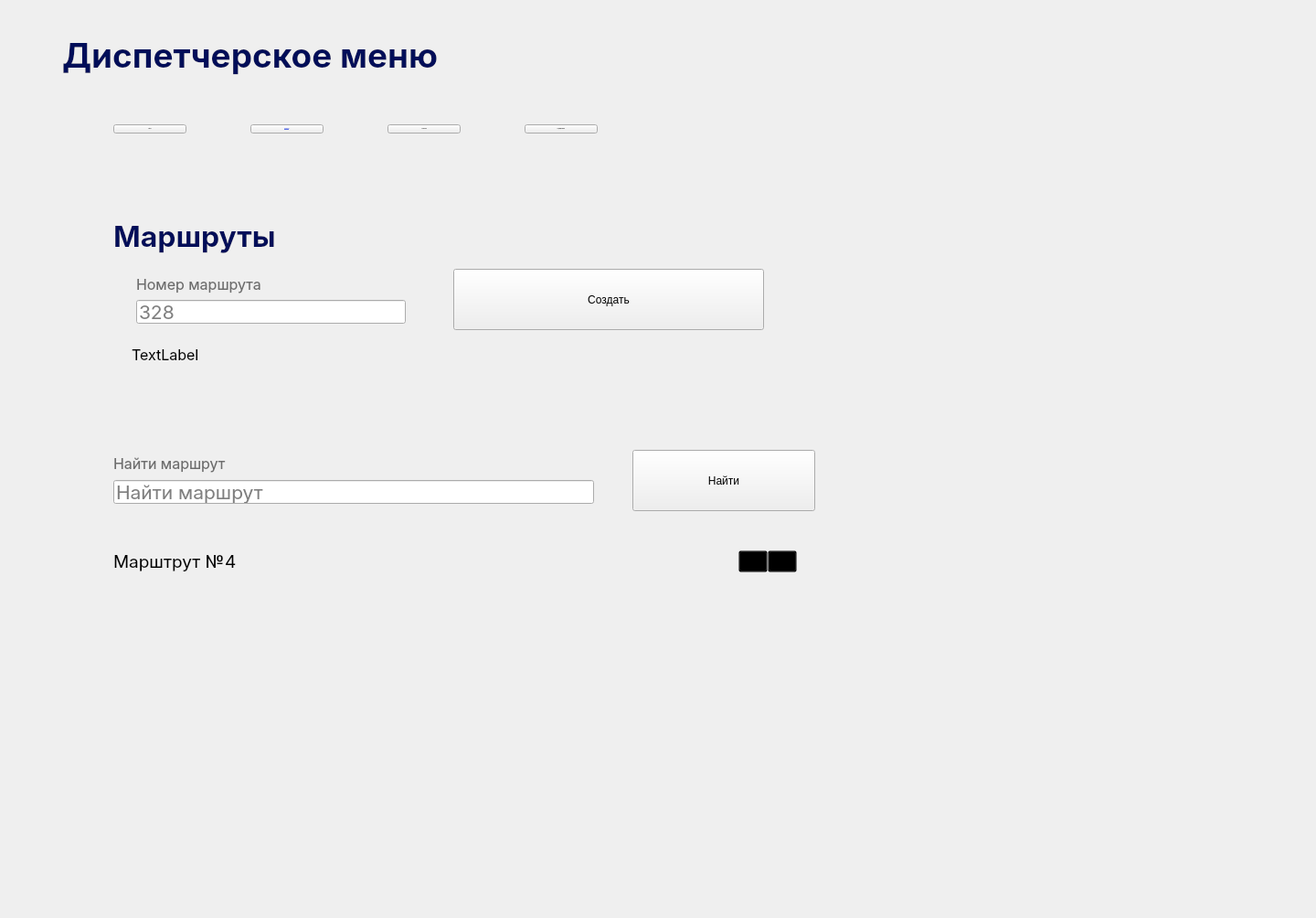
             <widget class="QWidget" name="scrollAreaWidgetContents_5">
              <property name="geometry">
               <rect>
                <x>0</x>
                <y>0</y>
                <width>1440</width>
                <height>1004</height>
               </rect>
              </property>
              <layout class="QVBoxLayout" name="verticalLayout_50">
               <property name="spacing">
                <number>32</number>
               </property>
               <property name="leftMargin">
                <number>68</number>
               </property>
               <property name="topMargin">
                <number>38</number>
               </property>
               <property name="rightMargin">
                <number>548</number>
               </property>
               <property name="bottomMargin">
                <number>68</number>
               </property>
               <item>
                <widget class="QLabel" name="label_107">
                 <property name="font">
                  <font>
                   <family>Inter</family>
                   <pointsize>28</pointsize>
                   <weight>75</weight>
                   <bold>true</bold>
                  </font>
                 </property>
                 <property name="styleSheet">
                  <string notr="true">color: #010E59;</string>
                 </property>
                 <property name="text">
                  <string>Диспетчерское меню</string>
                 </property>
                </widget>
               </item>
               <item>
                <widget class="QWidget" name="roundedWidget_dispatcherMenu_2" native="true">
                 <layout class="QHBoxLayout" name="horizontalLayout_102">
                  <property name="spacing">
                   <number>70</number>
                  </property>
                  <property name="leftMargin">
                   <number>56</number>
                  </property>
                  <property name="topMargin">
                   <number>16</number>
                  </property>
                  <property name="rightMargin">
                   <number>0</number>
                  </property>
                  <property name="bottomMargin">
                   <number>16</number>
                  </property>
                  <item>
                   <widget class="QPushButton" name="addRoute2_textBtn">
                    <property name="font">
                     <font>
                      <family>Inter Medium</family>
                      <pointsize>-1</pointsize>
                      <underline>false</underline>
                     </font>
                    </property>
                    <property name="styleSheet">
                     <string notr="true"/>
                    </property>
                    <property name="text">
                     <string>Рейсы</string>
                    </property>
                   </widget>
                  </item>
                  <item>
                   <widget class="QPushButton" name="addPath2_textBtn">
                    <property name="font">
                     <font>
                      <family>Inter Medium</family>
                      <pointsize>-1</pointsize>
                      <underline>true</underline>
                     </font>
                    </property>
                    <property name="styleSheet">
                     <string notr="true">color: #5E72E6; text-decoration: underline</string>
                    </property>
                    <property name="text">
                     <string>Маршруты</string>
                    </property>
                   </widget>
                  </item>
                  <item>
                   <widget class="QPushButton" name="addStop2_textBtn">
                    <property name="font">
                     <font>
                      <family>Inter Medium</family>
                      <pointsize>-1</pointsize>
                      <underline>false</underline>
                     </font>
                    </property>
                    <property name="styleSheet">
                     <string notr="true"/>
                    </property>
                    <property name="text">
                     <string>Остановки</string>
                    </property>
                   </widget>
                  </item>
                  <item>
                   <widget class="QPushButton" name="dispatcherEdit2_textBtn">
                    <property name="font">
                     <font>
                      <family>Inter Medium</family>
                      <pointsize>-1</pointsize>
                      <underline>false</underline>
                     </font>
                    </property>
                    <property name="styleSheet">
                     <string notr="true"/>
                    </property>
                    <property name="text">
                     <string>Редактирование</string>
                    </property>
                   </widget>
                  </item>
                  <item>
                   <spacer name="horizontalSpacer_65">
                    <property name="orientation">
                     <enum>Qt::Horizontal</enum>
                    </property>
                    <property name="sizeHint" stdset="0">
                     <size>
                      <width>40</width>
                      <height>20</height>
                     </size>
                    </property>
                   </spacer>
                  </item>
                 </layout>
                </widget>
               </item>
               <item>
                <widget class="QWidget" name="roundedWidget_19" native="true">
                 <property name="sizePolicy">
                  <sizepolicy hsizetype="Preferred" vsizetype="Preferred">
                   <horstretch>0</horstretch>
                   <verstretch>0</verstretch>
                  </sizepolicy>
                 </property>
                 <layout class="QVBoxLayout" name="verticalLayout_49">
                  <property name="spacing">
                   <number>16</number>
                  </property>
                  <property name="leftMargin">
                   <number>56</number>
                  </property>
                  <property name="topMargin">
                   <number>40</number>
                  </property>
                  <property name="rightMargin">
                   <number>56</number>
                  </property>
                  <property name="bottomMargin">
                   <number>20</number>
                  </property>
                  <item>
                   <widget class="QLabel" name="label_117">
                    <property name="font">
                     <font>
                      <family>Inter</family>
                      <pointsize>24</pointsize>
                      <weight>75</weight>
                      <bold>true</bold>
                     </font>
                    </property>
                    <property name="styleSheet">
                     <string notr="true">color: #010E59;</string>
                    </property>
                    <property name="text">
                     <string>Маршруты</string>
                    </property>
                   </widget>
                  </item>
                  <item>
                   <layout class="QVBoxLayout" name="verticalLayout_48">
                    <item>
                     <layout class="QHBoxLayout" name="horizontalLayout_21">
                      <property name="spacing">
                       <number>32</number>
                      </property>
                      <item>
                       <widget class="QWidget" name="borderWidget_28" native="true">
                        <property name="maximumSize">
                         <size>
                          <width>16777215</width>
                          <height>68</height>
                         </size>
                        </property>
                        <layout class="QVBoxLayout" name="verticalLayout_162">
                         <property name="spacing">
                          <number>0</number>
                         </property>
                         <property name="leftMargin">
                          <number>0</number>
                         </property>
                         <property name="topMargin">
                          <number>0</number>
                         </property>
                         <property name="rightMargin">
                          <number>0</number>
                         </property>
                         <property name="bottomMargin">
                          <number>0</number>
                         </property>
                         <item>
                          <widget class="QWidget" name="widget_34" native="true">
                           <property name="minimumSize">
                            <size>
                             <width>250</width>
                             <height>0</height>
                            </size>
                           </property>
                           <property name="maximumSize">
                            <size>
                             <width>16777215</width>
                             <height>16777215</height>
                            </size>
                           </property>
                           <property name="cursor">
                            <cursorShape>IBeamCursor</cursorShape>
                           </property>
                           <layout class="QVBoxLayout" name="verticalLayout_163">
                            <property name="spacing">
                             <number>10</number>
                            </property>
                            <property name="leftMargin">
                             <number>25</number>
                            </property>
                            <property name="topMargin">
                             <number>5</number>
                            </property>
                            <property name="rightMargin">
                             <number>20</number>
                            </property>
                            <property name="bottomMargin">
                             <number>15</number>
                            </property>
                            <item>
                             <widget class="QLabel" name="label_128">
                              <property name="minimumSize">
                               <size>
                                <width>0</width>
                                <height>24</height>
                               </size>
                              </property>
                              <property name="font">
                               <font>
                                <family>Inter</family>
                                <pointsize>12</pointsize>
                               </font>
                              </property>
                              <property name="styleSheet">
                               <string notr="true">color: #6D6D6D;</string>
                              </property>
                              <property name="text">
                               <string>Номер маршрута</string>
                              </property>
                             </widget>
                            </item>
                            <item>
                             <widget class="QLineEdit" name="addPath_pathNumber">
                              <property name="minimumSize">
                               <size>
                                <width>0</width>
                                <height>26</height>
                               </size>
                              </property>
                              <property name="font">
                               <font>
                                <family>Inter</family>
                                <pointsize>16</pointsize>
                               </font>
                              </property>
                              <property name="inputMask">
                               <string/>
                              </property>
                              <property name="text">
                               <string/>
                              </property>
                              <property name="placeholderText">
                               <string>328</string>
                              </property>
                             </widget>
                            </item>
                           </layout>
                          </widget>
                         </item>
                        </layout>
                       </widget>
                      </item>
                      <item>
                       <widget class="QPushButton" name="addPath_btn">
                        <property name="sizePolicy">
                         <sizepolicy hsizetype="Expanding" vsizetype="Fixed">
                          <horstretch>0</horstretch>
                          <verstretch>67</verstretch>
                         </sizepolicy>
                        </property>
                        <property name="minimumSize">
                         <size>
                          <width>200</width>
                          <height>67</height>
                         </size>
                        </property>
                        <property name="maximumSize">
                         <size>
                          <width>16777215</width>
                          <height>67</height>
                         </size>
                        </property>
                        <property name="cursor">
                         <cursorShape>PointingHandCursor</cursorShape>
                        </property>
                        <property name="text">
                         <string>Создать</string>
                        </property>
                       </widget>
                      </item>
                     </layout>
                    </item>
                    <item>
                     <layout class="QHBoxLayout" name="horizontalLayout_25">
                      <property name="leftMargin">
                       <number>20</number>
                      </property>
                      <item>
                       <widget class="QLabel" name="addPath_status">
                        <property name="font">
                         <font>
                          <family>Inter</family>
                          <pointsize>12</pointsize>
                         </font>
                        </property>
                        <property name="text">
                         <string>TextLabel</string>
                        </property>
                        <property name="alignment">
                         <set>Qt::AlignLeading|Qt::AlignLeft|Qt::AlignVCenter</set>
                        </property>
                       </widget>
                      </item>
                      <item>
                       <spacer name="horizontalSpacer_13">
                        <property name="orientation">
                         <enum>Qt::Horizontal</enum>
                        </property>
                        <property name="sizeHint" stdset="0">
                         <size>
                          <width>40</width>
                          <height>20</height>
                         </size>
                        </property>
                       </spacer>
                      </item>
                     </layout>
                    </item>
                   </layout>
                  </item>
                  <item>
                   <spacer name="verticalSpacer_15">
                    <property name="orientation">
                     <enum>Qt::Vertical</enum>
                    </property>
                    <property name="sizeType">
                     <enum>QSizePolicy::Minimum</enum>
                    </property>
                    <property name="sizeHint" stdset="0">
                     <size>
                      <width>20</width>
                      <height>40</height>
                     </size>
                    </property>
                   </spacer>
                  </item>
                 </layout>
                </widget>
               </item>
               <item>
                <layout class="QHBoxLayout" name="horizontalLayout_26">
                 <property name="topMargin">
                  <number>0</number>
                 </property>
                 <property name="rightMargin">
                  <number>0</number>
                 </property>
                 <item>
                  <widget class="QWidget" name="roundedWidget_21" native="true">
                   <layout class="QVBoxLayout" name="verticalLayout_47">
                    <property name="spacing">
                     <number>6</number>
                    </property>
                    <property name="leftMargin">
                     <number>56</number>
                    </property>
                    <property name="topMargin">
                     <number>5</number>
                    </property>
                    <property name="rightMargin">
                     <number>10</number>
                    </property>
                    <property name="bottomMargin">
                     <number>10</number>
                    </property>
                    <item>
                     <widget class="QLabel" name="label_28">
                      <property name="minimumSize">
                       <size>
                        <width>0</width>
                        <height>24</height>
                       </size>
                      </property>
                      <property name="font">
                       <font>
                        <family>Inter</family>
                        <pointsize>12</pointsize>
                       </font>
                      </property>
                      <property name="styleSheet">
                       <string notr="true">color: #6D6D6D;</string>
                      </property>
                      <property name="text">
                       <string>Найти маршрут</string>
                      </property>
                     </widget>
                    </item>
                    <item>
                     <widget class="QLineEdit" name="findPath">
                      <property name="minimumSize">
                       <size>
                        <width>0</width>
                        <height>26</height>
                       </size>
                      </property>
                      <property name="font">
                       <font>
                        <family>Inter</family>
                        <pointsize>16</pointsize>
                       </font>
                      </property>
                      <property name="inputMask">
                       <string/>
                      </property>
                      <property name="text">
                       <string/>
                      </property>
                      <property name="placeholderText">
                       <string>Найти маршрут</string>
                      </property>
                     </widget>
                    </item>
                   </layout>
                  </widget>
                 </item>
                 <item>
                  <widget class="QPushButton" name="findPath_btn">
                   <property name="minimumSize">
                    <size>
                     <width>200</width>
                     <height>67</height>
                    </size>
                   </property>
                   <property name="maximumSize">
                    <size>
                     <width>16777215</width>
                     <height>67</height>
                    </size>
                   </property>
                   <property name="text">
                    <string>Найти</string>
                   </property>
                  </widget>
                 </item>
                </layout>
               </item>
               <item>
                <layout class="QVBoxLayout" name="pathsListLayout">
                 <property name="spacing">
                  <number>6</number>
                 </property>
                 <property name="topMargin">
                  <number>0</number>
                 </property>
                 <item>
                  <widget class="QWidget" name="roundedWidget_17" native="true">
                   <layout class="QHBoxLayout" name="horizontalLayout_24">
                    <property name="spacing">
                     <number>0</number>
                    </property>
                    <property name="leftMargin">
                     <number>56</number>
                    </property>
                    <property name="rightMargin">
                     <number>20</number>
                    </property>
                    <item>
                     <layout class="QHBoxLayout" name="horizontalLayout_23">
                      <property name="spacing">
                       <number>0</number>
                      </property>
                      <item>
                       <widget class="QLabel" name="person_position_2">
                        <property name="font">
                         <font>
                          <family>Inter</family>
                          <pointsize>14</pointsize>
                         </font>
                        </property>
                        <property name="text">
                         <string>Марштрут №</string>
                        </property>
                       </widget>
                      </item>
                      <item>
                       <widget class="QLabel" name="pathNumber">
                        <property name="font">
                         <font>
                          <family>Inter</family>
                          <pointsize>14</pointsize>
                         </font>
                        </property>
                        <property name="text">
                         <string>4</string>
                        </property>
                       </widget>
                      </item>
                      <item>
                       <spacer name="horizontalSpacer_12">
                        <property name="orientation">
                         <enum>Qt::Horizontal</enum>
                        </property>
                        <property name="sizeHint" stdset="0">
                         <size>
                          <width>40</width>
                          <height>20</height>
                         </size>
                        </property>
                       </spacer>
                      </item>
                     </layout>
                    </item>
                    <item>
                     <widget class="QPushButton" name="pushButton_16">
                      <property name="maximumSize">
                       <size>
                        <width>32</width>
                        <height>32</height>
                       </size>
                      </property>
                      <property name="cursor">
                       <cursorShape>PointingHandCursor</cursorShape>
                      </property>
                      <property name="styleSheet">
                       <string notr="true">background-color: transparent;</string>
                      </property>
                      <property name="text">
                       <string/>
                      </property>
                      <property name="icon">
                       <iconset resource="../resources.qrc">
                        <normaloff>:/icons/icons/Vector.png</normaloff>:/icons/icons/Vector.png</iconset>
                      </property>
                      <property name="iconSize">
                       <size>
                        <width>64</width>
                        <height>64</height>
                       </size>
                      </property>
                     </widget>
                    </item>
                    <item>
                     <widget class="QPushButton" name="pushButton_17">
                      <property name="enabled">
                       <bool>true</bool>
                      </property>
                      <property name="maximumSize">
                       <size>
                        <width>32</width>
                        <height>32</height>
                       </size>
                      </property>
                      <property name="cursor">
                       <cursorShape>PointingHandCursor</cursorShape>
                      </property>
                      <property name="styleSheet">
                       <string notr="true">background-color: transparent</string>
                      </property>
                      <property name="text">
                       <string/>
                      </property>
                      <property name="icon">
                       <iconset resource="../resources.qrc">
                        <normaloff>:/icons/icons/trash.png</normaloff>:/icons/icons/trash.png</iconset>
                      </property>
                      <property name="iconSize">
                       <size>
                        <width>64</width>
                        <height>64</height>
                       </size>
                      </property>
                     </widget>
                    </item>
                   </layout>
                  </widget>
                 </item>
                 <item>
                  <spacer name="verticalSpacer_16">
                   <property name="orientation">
                    <enum>Qt::Vertical</enum>
                   </property>
                   <property name="sizeHint" stdset="0">
                    <size>
                     <width>20</width>
                     <height>40</height>
                    </size>
                   </property>
                  </spacer>
                 </item>
                </layout>
               </item>
               <item>
                <spacer name="verticalSpacer_17">
                 <property name="orientation">
                  <enum>Qt::Vertical</enum>
                 </property>
                 <property name="sizeHint" stdset="0">
                  <size>
                   <width>20</width>
                   <height>102</height>
                  </size>
                 </property>
                </spacer>
               </item>
              </layout>
             </widget>
